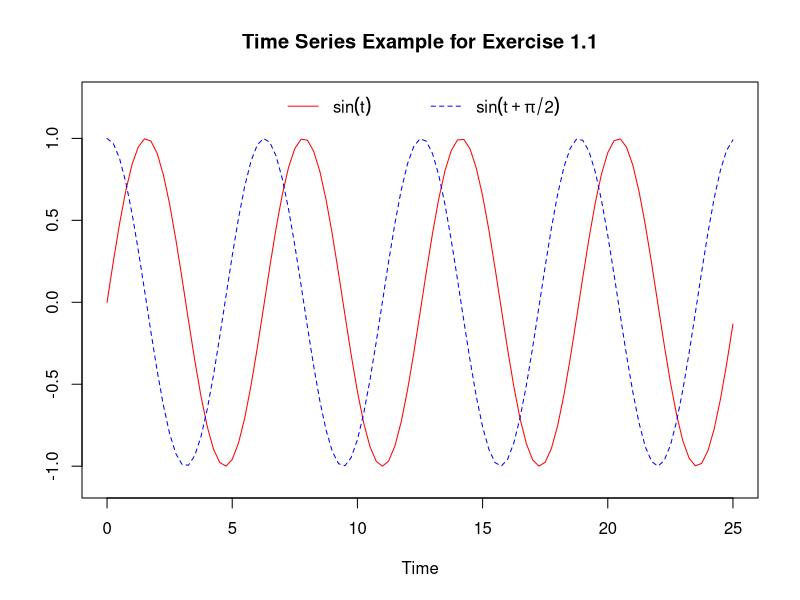

Here is the R script that generated this plot:
setwd("C:/Users/Winston_Ning/Desktop/Spring 2021/DATA 330/")

# Question 1
t <- c(0,pi/4,pi/2, 0.75*pi, pi) 
Y1t <- sin(t)
Y2t <- sin(t + pi/2)

my.df <- data.frame(t,Y1t,Y2t)
#my.df

EYt <- 0.5*Y1t + 0.5*Y2t

my.df$EYt <- EYt
print(my.df)

# Output
#t          Y1t           Y2t           EYt
#1 0.0000000 0.000000e+00  1.000000e+00  5.000000e-01
#2 0.7853982 7.071068e-01  7.071068e-01  7.071068e-01
#3 1.5707963 1.000000e+00  1.224606e-16  5.000000e-01
#4 2.3561945 7.071068e-01 -7.071068e-01  5.551115e-17
#5 3.1415927 1.224606e-16 -1.000000e+00 -5.000000e-01

# Question 2
# calculate the mean of Y(t) from t = 0 to t = 100  
realization = function(t){
  return(sin(t + (pi/2)))
}

realization.int <- integrate(realization, 0, 100)$value

mean.realization <- realization.int/100

cat('mean of realization between t=0 and t = 100: ', mean.realization)

# Output
# mean of realization between t=0 and t = 100:  -0.005063656

# Question 3 

# The ensemble mean is the expected value or the average of all realizations at a single moment. 
# In the context of time series, if we want to get the ensemble mean, we need to apply time 't' 
# into 'n' number of realizations.We can the weighted average of realization outputs by applying 
# different time into each realization. The mean of a realization is the set of values that is 
# observed during a time series. With the help of integration, we can find the average value over
# a time interval.



# Question 4
# Create a sequence to 100 and scale values to (0, 25)
t <- c(0:100)
t <- t * 25/100

# Define the time series
Yt1 <- sin(t)
Yt2 <- sin(t+ pi/2)
EYt <- 0.5*Yt1 + 0.5*Yt2

# Plot our time series
plot(
  t,                                             # x values
  Yt1,                                           # y values
  main = "Time Series Example for Exercise 1.1", # Title
  sub = NA,                                      # subtitle
  ylim = c(-1.1, 1.25),                          # limit to plot in y-axis (ymin,ymax) 
  type = "l",                                    # type line 'l', 'p', 'o'
  col = "red",                                   # color code
  lwd = 1,                                       # line width 
  lty = 1,                                       # line types
  xlab = "Time",                                 # x-axis label
  ylab = NA                                      # y-axis label
)

lines(
  t,
  Yt2,
  col = "blue",
  lty = 2,
  lwd = 1
)


legend(
  "top",           # location of legend
  inset=0.01,         # buffer around the legend
  col=c("red","blue"),    # 
  lty=c(1,2), 
  lwd=c(1,1), 
  legend = c(
    expression(sin(t)),
    expression(sin(t+pi/2))), 
  bg="white",         # background color
  box.col="white",
  horiz=TRUE         # Legend side by side or not
)
